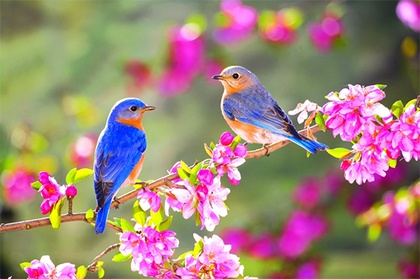
%> input picture bilgisayarli-gorme/bölüm-4_matlab/kuslar.jpg, 420 x 279 px, shrunk from 567 x 377 before the run
$ octave example_04_rotate_kaydirma.m   (GNU Octave 9; MATLAB toolbox functions it lacks are replaced by stand-ins)
%> lines starting %> are read from the running program, lines starting %| are printed output that depends on the picture
clc;
clear all;
kus_rgb=imread('kuslar.jpg');
%> kus_rgb is the input picture: size 279x420x3 uint8; mean R, G, B 158.2, 132.4, 120.9
kus_gray=rgb2gray(kus_rgb);
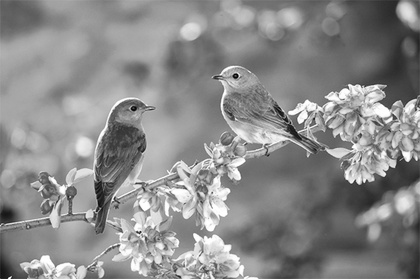
%> kus_gray: size 279x420 uint8; min 4, max 255, mean 138.8
[m n]=size(kus_gray);
%> m = 279; n = 420
kus_2=zeros(m,n);
kus_2=im2uint8(kus_2);
kus_2a=im2uint8(kus_2);
kus_2b=im2uint8(kus_2);
x0=floor(n/2);
%> x0 = 210
y0=floor(m/2);
%> y0 = 139
aci=30;

%saða kaydýrma
for i=1:m
   for j=1:n
       x1=j;
       y1=i;
       x2=floor((x1-x0)-(y1-y0)*tand(aci/2)+x0);
       y2=floor((y1-y0)+y0);
       if x2>0 && x2<n && y2>0 && y2<m
            kus_2(y2,x2)=kus_gray(i,j);
       end
   end
end
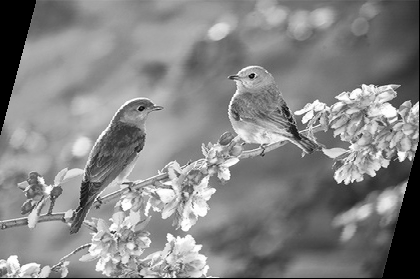
%> kus_2: size 279x420 uint8; min 0, max 255, mean 133.6

%aþaðý/yukarý kaydýrma
for i=1:m
   for j=1:n
       x1=j;
       y1=i;
       x2=floor((x1-x0)+x0);
       y2=floor((x1-x0)*sind(aci)+(y1-y0)+y0);
       if x2>0 && x2<n && y2>0 && y2<m
            kus_2a(y2,x2)=kus_2(i,j);
       end
   end
end
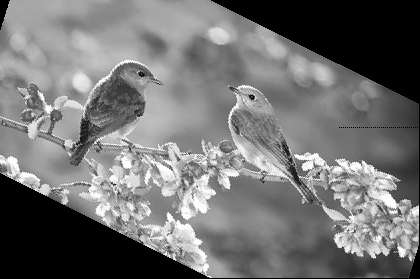
%> kus_2a: size 279x420 uint8; min 0, max 255, mean 115

%yeniden saða kaydýrma
for i=1:m
   for j=1:n
       x1=j;
       y1=i;
       x2=floor((x1-x0)-(y1-y0)*tand(aci/2)+x0);
       y2=floor((y1-y0)+y0);
       if x2>0 && x2<n && y2>0 && y2<m
            kus_2b(y2,x2)=kus_2a(i,j);
       end
   end
end
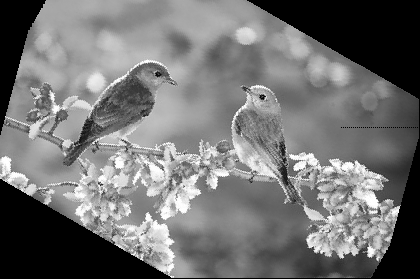
%> kus_2b: size 279x420 uint8; min 0, max 255, mean 114.7

kus_3=imrotate(kus_gray,-30,'bilinear','crop');
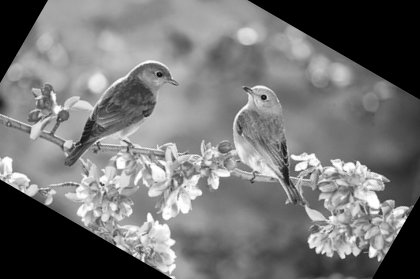
%> kus_3: size 279x420 uint8; min 0, max 255, mean 116.8
figure(1);
subplot(1,3,1); imshow(kus_gray); title('Orjinal');
subplot(1,3,2); imshow(kus_2b); title('Döndürme');
subplot(1,3,3); imshow(kus_3); title('Bilineer');

figure(2);
subplot(1,4,1); imshow(kus_gray); title('Orjinal');
subplot(1,4,2); imshow(kus_2); title('1. Saða Kaydýrma');
subplot(1,4,3); imshow(kus_2a); title('Aþaðý Kaydýrma');
subplot(1,4,4); imshow(kus_2b); title('2. Saða Kaydýrma');
